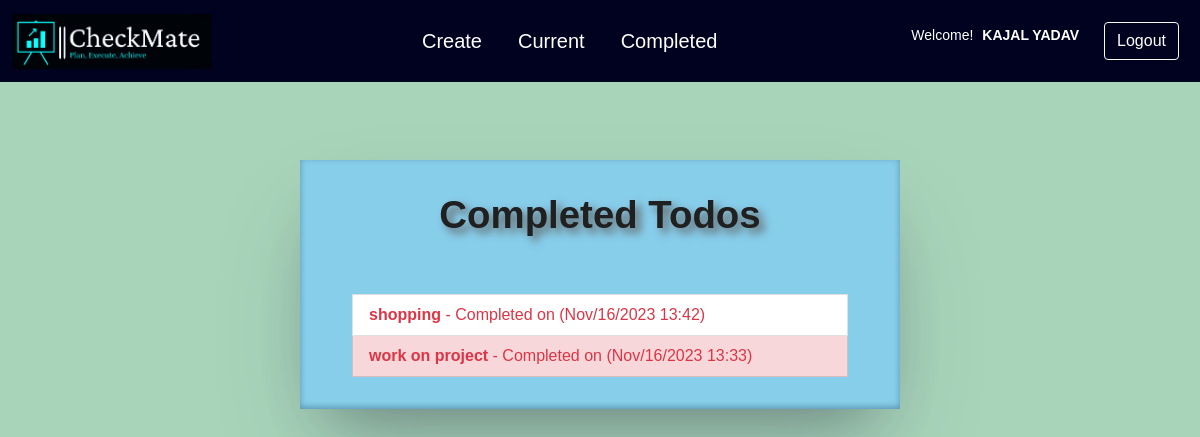
The page /completed/ (signed in) on the database its author committed.
### ToDoApp/models.py (models this page shows, shortened)
class Work(models.Model):
    user = models.ForeignKey(User, on_delete=models.CASCADE)
    title = models.CharField(max_length=100)
    journal = models.TextField(blank=True)
    created = models.DateTimeField(auto_now_add=True)
    completed = models.DateTimeField(null=True, blank=True)
    important = models.BooleanField(default=False)

### ToDoApp/views.py (the view)
# urls.py: path('completed/', user_views.completedtodo, name='completedtodo'),
@login_required
def completedtodo(request):
    todos = Work.objects.filter(
        user=request.user, completed__isnull=False).order_by('-completed')
    return render(request, 'ToDoApp/completedtodo.html', {'todos': todos})

### ToDoApp/templates/ToDoApp/completedtodo.html
{% extends "base.html" %}
{% block content %}
<div style="background-color:skyblue; margin-left: auto;
margin-right: auto; width:50%; height:80%; box-shadow: rgba(50, 50, 93, 0.25) 0px 50px 100px -20px, rgba(0, 0, 0, 0.3) 0px 30px 60px -30px, rgba(10, 37, 64, 0.35) 0px -2px 6px 0px inset;">
    <div class="row justify-content-center mt-5">
        <div class="col-md-10" style="margin-top:2rem; text-align:center; ">
            <h1 style="color:#202020; font-weight: 700; font-size:2.4rem;text-align: center; text-shadow:5px 5px 8px #606060;">Completed Todos</h1>
        </div>
    </div>
    <div class="row justify-content-center mt-5">
        <div class="col-md-10" >
            <div class="list-group-text-warning" style="margin-bottom:2rem;">
                {% for todo in todos %}
                    <a href="{% url 'viewtodo' todo.id %}" class="list-group-item text-danger list-group-item-action{% if todo.important %} list-group-item-danger{% endif %}"><b>{{ todo.title }}</b> - Completed on ({{ todo.completed|date:'M/j/Y H:i' }})
                    <br>
                    </a>
                {% endfor %}
            </div>
        </div>
    </div>
</div>
{% endblock %}

### templates/base.html (shortened to what this page needs)
{% load static %}
<!doctype html>
<html lang="en">
  <head>
    <link href="https://cdn.jsdelivr.net/npm/bootstrap@5.0.2/dist/css/bootstrap.min.css" rel="stylesheet">
    <link rel="stylesheet" href="https://maxcdn.bootstrapcdn.com/font-awesome/4.7.0/css/font-awesome.min.css">
    <link rel="stylesheet" href="{% static "app.css" %}" />
  </head>
  <body class="backgroundi">
    <nav class="navbar navbar-expand-lg navbar-dark" >
      <div class="container-fluid">
        <a class="navbar-brand" href="{% url 'home' %}"><img src="{% static "images/pic.png"%}" style="height: 55px; width: 200px;"></a>
        <div class="collapse navbar-collapse" id="navbarSupportedContent">
          {% if user.is_authenticated %}
          <ul class="navbar-nav ms-auto mb-2 mb-lg-0">
            <li class="nav-item">
              <a class="nav-link active "aria-current="page" href="{% url "createtodo" %}">Create</a>
            </li>
            <li class="nav-item">
              <a class="nav-link active " aria-current="page "href="{% url "currentuser" %}">Current</a>
            </li>
            <li class="nav-item">
                <a class="nav-link active " aria-current="page "href="{% url "completedtodo" %}">Completed</a>
              </li>
          </ul>
          {% endif %}
          <ul class="navbar-nav ms-auto mb-2 mb-lg-0">
            {% if user.is_authenticated %}
            <div style="margin-right:1rem; margin-top:10px;">
              <small class="title " style="color:white; ">Welcome!<b style="margin-left:9px;">{{user.username}} </b> </small>
            </div>
              <li class="nav-but">
                <a class="btn btn-outline-light" href="{% url 'logoutuser' %}">Logout</a>
              </li>
            {% endif %}
          </ul>
        </div>
      </div>
    </nav>
    <section style="margin-top: 10rem;">
    {% block content %}
    {% endblock %}
  </body>
</html>

### static/app.css (style rules this page uses)
body { margin: 0; padding: 0; font-family: 'Poppins', sans-serif; }
.navbar { width: 100%; position: fixed; top: 0; left: 0; background-color: rgb(1, 1, 32); z-index: 1; }
.navbar .navbar-nav .nav-item a { padding: 18px; font-size: 1.25rem; }
.navbar .navbar-nav .nav-but { padding: 9px; }
.backgroundi { background-color: #A8D5BAFF; background-repeat: no-repeat; background-size: cover; }
a:link { color: #fff; text-decoration: none; }

### rows shown on the page
Work: title "shopping", completed "Nov/16/2023 13:42"
Work: title "work on project", completed "Nov/16/2023 13:33"

### other values the page prints
{{ user.username }} "KAJAL YADAV"
